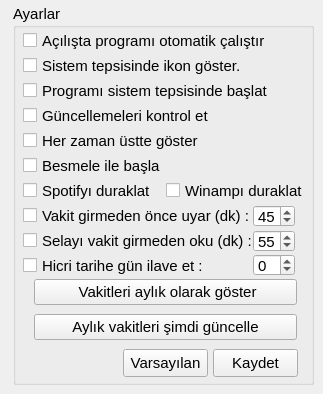
    <widget class="QWidget" name="ayarlar_tab">
     <attribute name="icon">
      <iconset resource="PyVakitci.qrc">
       <normaloff>:/resimler/ayarlar.png</normaloff>:/resimler/ayarlar.png</iconset>
     </attribute>
     <attribute name="title">
      <string/>
     </attribute>
     <attribute name="toolTip">
      <string>Genel Ayarlar</string>
     </attribute>
     <widget class="QGroupBox" name="ayarlar_groupBox">
      <property name="geometry">
       <rect>
        <x>13</x>
        <y>4</y>
        <width>301</width>
        <height>381</height>
       </rect>
      </property>
      <property name="minimumSize">
       <size>
        <width>280</width>
        <height>381</height>
       </size>
      </property>
      <property name="font">
       <font>
        <family>Arial</family>
        <pointsize>11</pointsize>
       </font>
      </property>
      <property name="title">
       <string>Ayarlar</string>
      </property>
      <property name="flat">
       <bool>false</bool>
      </property>
      <widget class="QCheckBox" name="otomatik_calistir_checkBox">
       <property name="geometry">
        <rect>
         <x>10</x>
         <y>25</y>
         <width>285</width>
         <height>23</height>
        </rect>
       </property>
       <property name="sizePolicy">
        <sizepolicy hsizetype="Preferred" vsizetype="Preferred">
         <horstretch>0</horstretch>
         <verstretch>0</verstretch>
        </sizepolicy>
       </property>
       <property name="font">
        <font>
         <family>Arial</family>
         <pointsize>11</pointsize>
        </font>
       </property>
       <property name="text">
        <string>Açılışta programı otomatik çalıştır</string>
       </property>
      </widget>
      <widget class="QCheckBox" name="her_zaman_ustte_checkBox">
       <property name="geometry">
        <rect>
         <x>10</x>
         <y>125</y>
         <width>285</width>
         <height>23</height>
        </rect>
       </property>
       <property name="sizePolicy">
        <sizepolicy hsizetype="Preferred" vsizetype="Preferred">
         <horstretch>0</horstretch>
         <verstretch>0</verstretch>
        </sizepolicy>
       </property>
       <property name="font">
        <font>
         <family>Arial</family>
         <pointsize>11</pointsize>
        </font>
       </property>
       <property name="text">
        <string>Her zaman üstte göster</string>
       </property>
      </widget>
      <widget class="QCheckBox" name="erken_uyari_checkBox">
       <property name="geometry">
        <rect>
         <x>10</x>
         <y>200</y>
         <width>285</width>
         <height>23</height>
        </rect>
       </property>
       <property name="sizePolicy">
        <sizepolicy hsizetype="Preferred" vsizetype="Preferred">
         <horstretch>0</horstretch>
         <verstretch>0</verstretch>
        </sizepolicy>
       </property>
       <property name="font">
        <font>
         <family>Arial</family>
         <pointsize>11</pointsize>
        </font>
       </property>
       <property name="text">
        <string>Vakit girmeden önce uyar (dk) :</string>
       </property>
      </widget>
      <widget class="QPushButton" name="ayarlar_kaydet_pushButton">
       <property name="geometry">
        <rect>
         <x>200</x>
         <y>345</y>
         <width>85</width>
         <height>28</height>
        </rect>
       </property>
       <property name="font">
        <font>
         <family>Arial</family>
         <pointsize>11</pointsize>
        </font>
       </property>
       <property name="toolTip">
        <string>Program kapanıp açıldığında yaptığınız değişikliklerin
hatırlanması için buraya tıklayın.</string>
       </property>
       <property name="text">
        <string>Kaydet</string>
       </property>
      </widget>
      <widget class="QPushButton" name="ayarlar_varsayilan_pushButton">
       <property name="geometry">
        <rect>
         <x>110</x>
         <y>345</y>
         <width>85</width>
         <height>28</height>
        </rect>
       </property>
       <property name="font">
        <font>
         <family>Arial</family>
         <pointsize>11</pointsize>
        </font>
       </property>
       <property name="toolTip">
        <string>Varsayılan ayarlara dönmek isterseniz buraya tıklayın.</string>
       </property>
       <property name="text">
        <string>Varsayılan</string>
       </property>
      </widget>
      <widget class="QCheckBox" name="besmele_ile_basla_checkBox">
       <property name="geometry">
        <rect>
         <x>10</x>
         <y>150</y>
         <width>285</width>
         <height>23</height>
        </rect>
       </property>
       <property name="sizePolicy">
        <sizepolicy hsizetype="Preferred" vsizetype="Preferred">
         <horstretch>0</horstretch>
         <verstretch>0</verstretch>
        </sizepolicy>
       </property>
       <property name="font">
        <font>
         <family>Arial</family>
         <pointsize>11</pointsize>
        </font>
       </property>
       <property name="text">
        <string>Besmele ile başla</string>
       </property>
      </widget>
      <widget class="QCheckBox" name="otomatik_guncellestir_checkBox">
       <property name="geometry">
        <rect>
         <x>10</x>
         <y>100</y>
         <width>285</width>
         <height>23</height>
        </rect>
       </property>
       <property name="sizePolicy">
        <sizepolicy hsizetype="Preferred" vsizetype="Preferred">
         <horstretch>0</horstretch>
         <verstretch>0</verstretch>
        </sizepolicy>
       </property>
       <property name="font">
        <font>
         <family>Arial</family>
         <pointsize>11</pointsize>
        </font>
       </property>
       <property name="text">
        <string>Güncellemeleri kontrol et</string>
       </property>
      </widget>
      <widget class="QCheckBox" name="sistem_tepsisinde_baslat_checkBox">
       <property name="geometry">
        <rect>
         <x>10</x>
         <y>75</y>
         <width>285</width>
         <height>23</height>
        </rect>
       </property>
       <property name="sizePolicy">
        <sizepolicy hsizetype="Preferred" vsizetype="Preferred">
         <horstretch>0</horstretch>
         <verstretch>0</verstretch>
        </sizepolicy>
       </property>
       <property name="font">
        <font>
         <family>Arial</family>
         <pointsize>11</pointsize>
        </font>
       </property>
       <property name="text">
        <string>Programı sistem tepsisinde başlat</string>
       </property>
      </widget>
      <widget class="QPushButton" name="vakitleri_goster_pushButton">
       <property name="geometry">
        <rect>
         <x>21</x>
         <y>275</y>
         <width>263</width>
         <height>26</height>
        </rect>
       </property>
       <property name="font">
        <font>
         <family>Arial</family>
         <pointsize>11</pointsize>
        </font>
       </property>
       <property name="text">
        <string> Vakitleri aylık olarak göster</string>
       </property>
      </widget>
      <widget class="QPushButton" name="vakitleri_guncelle_pushButton">
       <property name="geometry">
        <rect>
         <x>21</x>
         <y>310</y>
         <width>263</width>
         <height>26</height>
        </rect>
       </property>
       <property name="font">
        <font>
         <family>Arial</family>
         <pointsize>11</pointsize>
        </font>
       </property>
       <property name="text">
        <string>Aylık vakitleri şimdi güncelle</string>
       </property>
      </widget>
      <widget class="QCheckBox" name="erken_uyari_sela_checkBox">
       <property name="geometry">
        <rect>
         <x>10</x>
         <y>225</y>
         <width>285</width>
         <height>23</height>
        </rect>
       </property>
       <property name="sizePolicy">
        <sizepolicy hsizetype="Preferred" vsizetype="Preferred">
         <horstretch>0</horstretch>
         <verstretch>0</verstretch>
        </sizepolicy>
       </property>
       <property name="font">
        <font>
         <family>Arial</family>
         <pointsize>11</pointsize>
        </font>
       </property>
       <property name="text">
        <string>Selayı vakit girmeden oku (dk) :</string>
       </property>
      </widget>
      <widget class="QSpinBox" name="erken_uyari_sela_spinBox">
       <property name="geometry">
        <rect>
         <x>240</x>
         <y>226</y>
         <width>42</width>
         <height>22</height>
        </rect>
       </property>
       <property name="minimum">
        <number>0</number>
       </property>
       <property name="maximum">
        <number>120</number>
       </property>
       <property name="value">
        <number>55</number>
       </property>
      </widget>
      <widget class="QSpinBox" name="erken_uyari_spinBox">
       <property name="geometry">
        <rect>
         <x>240</x>
         <y>201</y>
         <width>42</width>
         <height>22</height>
        </rect>
       </property>
       <property name="minimum">
        <number>0</number>
       </property>
       <property name="value">
        <number>45</number>
       </property>
      </widget>
      <widget class="QCheckBox" name="hicri_gun_ekle_checkBox">
       <property name="geometry">
        <rect>
         <x>10</x>
         <y>250</y>
         <width>285</width>
         <height>23</height>
        </rect>
       </property>
       <property name="sizePolicy">
        <sizepolicy hsizetype="Preferred" vsizetype="Preferred">
         <horstretch>0</horstretch>
         <verstretch>0</verstretch>
        </sizepolicy>
       </property>
       <property name="font">
        <font>
         <family>Arial</family>
         <pointsize>11</pointsize>
        </font>
       </property>
       <property name="toolTip">
        <string>Hicri tarihteki gecikmeyi önlemek için kullanabilirsiniz. Ayda bir hicri tarihi başka kaynaktan kontrol etmek gerekebilir.</string>
       </property>
       <property name="text">
        <string>Hicri tarihe gün ilave et :</string>
       </property>
      </widget>
      <widget class="QCheckBox" name="ikon_goster_checkBox">
       <property name="geometry">
        <rect>
         <x>10</x>
         <y>50</y>
         <width>285</width>
         <height>23</height>
        </rect>
       </property>
       <property name="sizePolicy">
        <sizepolicy hsizetype="Preferred" vsizetype="Preferred">
         <horstretch>0</horstretch>
         <verstretch>0</verstretch>
        </sizepolicy>
       </property>
       <property name="font">
        <font>
         <family>Arial</family>
         <pointsize>11</pointsize>
        </font>
       </property>
       <property name="toolTip">
        <string>Aktif değilse program çarpıya tıklandığında kapanır.</string>
       </property>
       <property name="text">
        <string>Sistem tepsisinde ikon göster.</string>
       </property>
      </widget>
      <widget class="QCheckBox" name="winamp_duraklat_checkBox">
       <property name="geometry">
        <rect>
         <x>153</x>
         <y>175</y>
         <width>141</width>
         <height>23</height>
        </rect>
       </property>
       <property name="sizePolicy">
        <sizepolicy hsizetype="Preferred" vsizetype="Preferred">
         <horstretch>0</horstretch>
         <verstretch>0</verstretch>
        </sizepolicy>
       </property>
       <property name="font">
        <font>
         <family>Arial</family>
         <pointsize>11</pointsize>
        </font>
       </property>
       <property name="toolTip">
        <string>Winamp'ta çalan şarkıyı duraklat.</string>
       </property>
       <property name="text">
        <string>Winampı duraklat</string>
       </property>
      </widget>
      <widget class="QSpinBox" name="hicri_tarih_gun_ekle_spinBox">
       <property name="geometry">
        <rect>
         <x>240</x>
         <y>250</y>
         <width>42</width>
         <height>22</height>
        </rect>
       </property>
       <property name="minimum">
        <number>-1</number>
       </property>
       <property name="maximum">
        <number>1</number>
       </property>
      </widget>
      <widget class="QCheckBox" name="stopify_duraklat_checkBox">
       <property name="geometry">
        <rect>
         <x>10</x>
         <y>175</y>
         <width>137</width>
         <height>23</height>
        </rect>
       </property>
       <property name="sizePolicy">
        <sizepolicy hsizetype="Preferred" vsizetype="Preferred">
         <horstretch>0</horstretch>
         <verstretch>0</verstretch>
        </sizepolicy>
       </property>
       <property name="font">
        <font>
         <family>Arial</family>
         <pointsize>11</pointsize>
        </font>
       </property>
       <property name="toolTip">
        <string>Spotify'da çalan şarkıyı duraklat.</string>
       </property>
       <property name="text">
        <string>Spotifyı duraklat</string>
       </property>
      </widget>
     </widget>
    </widget>
